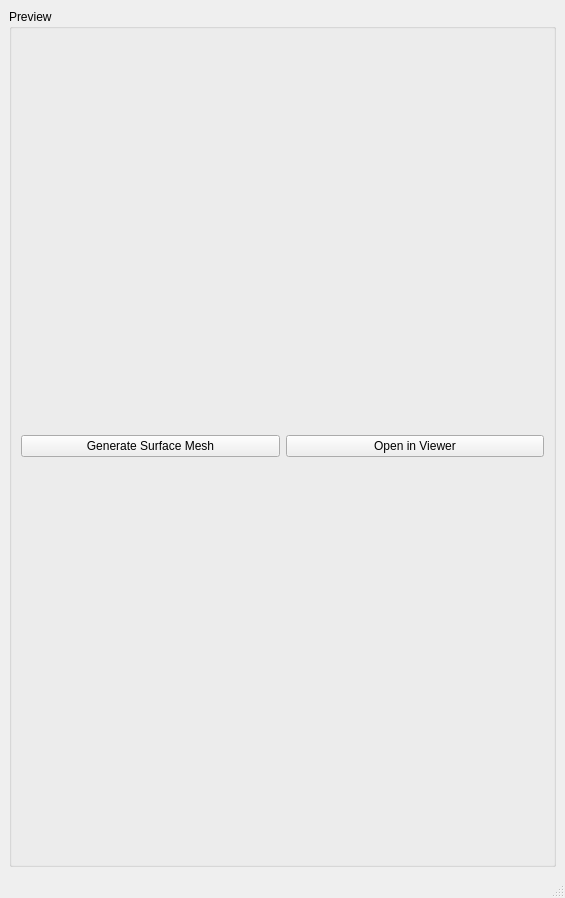
<?xml version="1.0" encoding="UTF-8"?>
<ui version="4.0">
 <class>MainWindow</class>
 <widget class="QMainWindow" name="MainWindow">
  <property name="geometry">
   <rect>
    <x>0</x>
    <y>0</y>
    <width>565</width>
    <height>898</height>
   </rect>
  </property>
  <property name="sizePolicy">
   <sizepolicy hsizetype="Expanding" vsizetype="Minimum">
    <horstretch>0</horstretch>
    <verstretch>0</verstretch>
   </sizepolicy>
  </property>
  <property name="minimumSize">
   <size>
    <width>0</width>
    <height>0</height>
   </size>
  </property>
  <property name="windowTitle">
   <string>MainWindow</string>
  </property>
  <widget class="QWidget" name="centralwidget">
   <property name="sizePolicy">
    <sizepolicy hsizetype="Expanding" vsizetype="MinimumExpanding">
     <horstretch>0</horstretch>
     <verstretch>0</verstretch>
    </sizepolicy>
   </property>
   <property name="minimumSize">
    <size>
     <width>0</width>
     <height>0</height>
    </size>
   </property>
   <layout class="QGridLayout" name="gridLayout_5">
    <item row="0" column="0">
     <widget class="QGroupBox" name="groupBox_preview">
      <property name="title">
       <string>Preview</string>
      </property>
      <layout class="QGridLayout" name="gridLayout_preview">
       <item row="0" column="0">
        <widget class="QPushButton" name="generateMesh">
         <property name="sizePolicy">
          <sizepolicy hsizetype="Preferred" vsizetype="Fixed">
           <horstretch>0</horstretch>
           <verstretch>0</verstretch>
          </sizepolicy>
         </property>
         <property name="minimumSize">
          <size>
           <width>100</width>
           <height>20</height>
          </size>
         </property>
         <property name="text">
          <string>Generate Surface Mesh</string>
         </property>
         <property name="autoDefault">
          <bool>false</bool>
         </property>
        </widget>
       </item>
       <item row="0" column="1">
        <widget class="QPushButton" name="openInViewer">
         <property name="enabled">
          <bool>true</bool>
         </property>
         <property name="sizePolicy">
          <sizepolicy hsizetype="Preferred" vsizetype="Fixed">
           <horstretch>0</horstretch>
           <verstretch>0</verstretch>
          </sizepolicy>
         </property>
         <property name="minimumSize">
          <size>
           <width>100</width>
           <height>20</height>
          </size>
         </property>
         <property name="text">
          <string>Open in Viewer</string>
         </property>
         <property name="autoDefault">
          <bool>false</bool>
         </property>
        </widget>
       </item>
      </layout>
     </widget>
    </item>
   </layout>
  </widget>
  <widget class="QMenuBar" name="menubar">
   <property name="geometry">
    <rect>
     <x>0</x>
     <y>0</y>
     <width>565</width>
     <height>21</height>
    </rect>
   </property>
  </widget>
  <widget class="QStatusBar" name="statusbar"/>
 </widget>
 <resources/>
 <connections/>
</ui>
